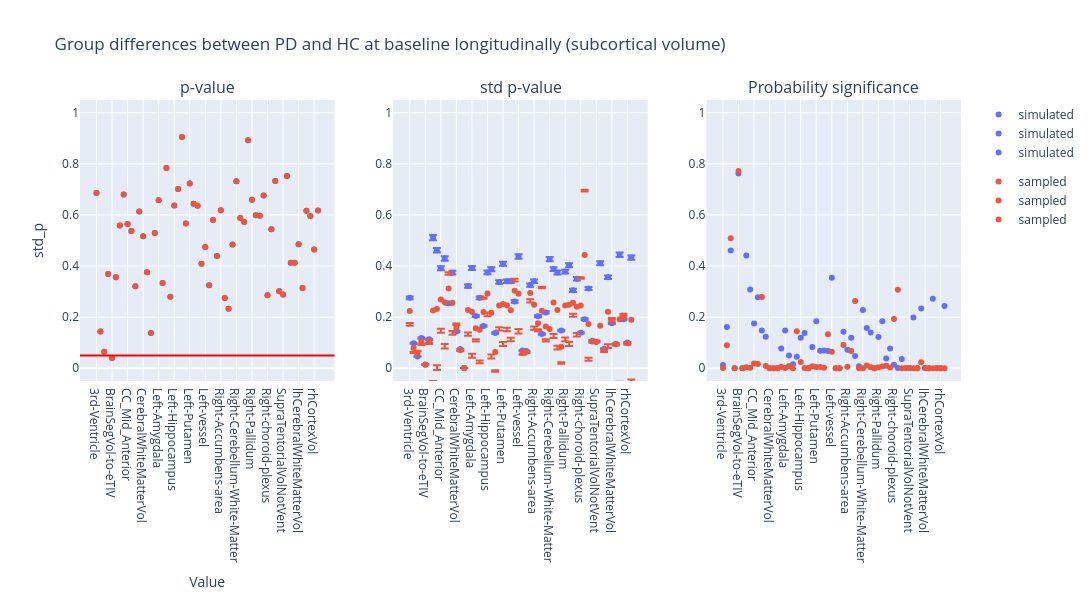

The notebook cell saved with this chart:
### Code cell
plot_dumbbell(
    ancova_longitudinal_subcortical_volume,
    "Group differences between PD and HC at baseline longitudinally (subcortical volume)",
    "group",
)

### Figure 1 — Plotly figure (JSON) as saved in the notebook; plotly's stock layout.template omitted (floating-point values rounded to 4 significant figures)
{"data": [{"hovertemplate": "group=simulated<br>region=%{x}<br>p_value=%{y}<extra></extra>", "legendgroup": "simulated", "marker": {"color": "#636efa", "symbol": "circle"}, "mode": "markers", "name": "simulated", "orientation": "v", "showlegend": true, "type": "scatter", "x": ["3rd-Ventricle", "4th-Ventricle", "Brain-Stem", "BrainSegVol", "BrainSegVol-to-eTIV", "BrainSegVolNotVent", "CC_Anterior", "CC_Central", "CC_Mid_Anterior", "CC_Mid_Posterior", "CC_Posterior", "CSF", "CerebralWhiteMatterVol", "CortexVol", "EstimatedTotalIntraCranialVol", "Left-Accumbens-area", "Left-Amygdala", "Left-Caudate", "Left-Cerebellum-Cortex", "Left-Cerebellum-White-Matter", "Left-Hippocampus", "Left-Inf-Lat-Vent", "Left-Lateral-Ventricle", "Left-Pallidum", "Left-Putamen", "Left-Thalamus", "Left-VentralDC", "Left-choroid-plexus", "Left-vessel", "MaskVol", "MaskVol-to-eTIV", "Optic-Chiasm", "Right-Accumbens-area", "Right-Amygdala", "Right-Caudate", "Right-Cerebellum-Cortex", "Right-Cerebellum-White-Matter", "Right-Hippocampus", "Right-Inf-Lat-Vent", "Right-Lateral-Ventricle", "Right-Pallidum", "Right-Putamen", "Right-Thalamus", "Right-VentralDC", "Right-choroid-plexus", "Right-vessel", "SubCortGrayVol", "SupraTentorialVol", "SupraTentorialVolNotVent", "SurfaceHoles", "TotalGrayVol", "WM-hypointensities", "lhCerebralWhiteMatterVol", "lhCortexVol", "lhSurfaceHoles", "rhCerebralWhiteMatterVol", "rhCortexVol", "rhSurfaceHoles"], "xaxis": "x", "y": [0.686, 0.1441, 0.06452, 0.3687, 0.04043, 0.3562, 0.5584, 0.6804, 0.5644, 0.5368, 0.3213, 0.6134, 0.517, 0.3753, 0.1379, 0.5292, 0.658, 0.3341, 0.7842, 0.2803, 0.6373, 0.7019, 0.9053, 0.5662, 0.7234, 0.6438, 0.6358, 0.4086, 0.4746, 0.3246, 0.5798, 0.4392, 0.6189, 0.2745, 0.2327, 0.4843, 0.7322, 0.5883, 0.5728, 0.8921, 0.6592, 0.5991, 0.5971, 0.6761, 0.2853, 0.5438, 0.7331, 0.3011, 0.2888, 0.7524, 0.4134, 0.4126, 0.4849, 0.3141, 0.6168, 0.5958, 0.4645, 0.6178], "yaxis": "y"}, {"hovertemplate": "group=sampled<br>region=%{x}<br>p_value=%{y}<extra></extra>", "legendgroup": "sampled", "marker": {"color": "#EF553B", "symbol": "circle"}, "mode": "markers", "name": "sampled", "orientation": "v", "showlegend": true, "type": "scatter", "x": ["3rd-Ventricle", "4th-Ventricle", "Brain-Stem", "BrainSegVol", "BrainSegVol-to-eTIV", "BrainSegVolNotVent", "CC_Anterior", "CC_Central", "CC_Mid_Anterior", "CC_Mid_Posterior", "CC_Posterior", "CSF", "CerebralWhiteMatterVol", "CortexVol", "EstimatedTotalIntraCranialVol", "Left-Accumbens-area", "Left-Amygdala", "Left-Caudate", "Left-Cerebellum-Cortex", "Left-Cerebellum-White-Matter", "Left-Hippocampus", "Left-Inf-Lat-Vent", "Left-Lateral-Ventricle", "Left-Pallidum", "Left-Putamen", "Left-Thalamus", "Left-VentralDC", "Left-choroid-plexus", "Left-vessel", "MaskVol", "MaskVol-to-eTIV", "Optic-Chiasm", "Right-Accumbens-area", "Right-Amygdala", "Right-Caudate", "Right-Cerebellum-Cortex", "Right-Cerebellum-White-Matter", "Right-Hippocampus", "Right-Inf-Lat-Vent", "Right-Lateral-Ventricle", "Right-Pallidum", "Right-Putamen", "Right-Thalamus", "Right-VentralDC", "Right-choroid-plexus", "Right-vessel", "SubCortGrayVol", "SupraTentorialVol", "SupraTentorialVolNotVent", "SurfaceHoles", "TotalGrayVol", "WM-hypointensities", "lhCerebralWhiteMatterVol", "lhCortexVol", "lhSurfaceHoles", "rhCerebralWhiteMatterVol", "rhCortexVol", "rhSurfaceHoles"], "xaxis": "x", "y": [0.686, 0.1441, 0.06452, 0.3687, 0.04043, 0.3562, 0.5584, 0.6804, 0.5644, 0.5368, 0.3213, 0.6134, 0.517, 0.3753, 0.1379, 0.5292, 0.658, 0.3341, 0.7842, 0.2803, 0.6373, 0.7019, 0.9053, 0.5662, 0.7234, 0.6438, 0.6358, 0.4086, 0.4746, 0.3246, 0.5798, 0.4392, 0.6189, 0.2745, 0.2327, 0.4843, 0.7322, 0.5883, 0.5728, 0.8921, 0.6592, 0.5991, 0.5971, 0.6761, 0.2853, 0.5438, 0.7331, 0.3011, 0.2888, 0.7524, 0.4134, 0.4126, 0.4849, 0.3141, 0.6168, 0.5958, 0.4645, 0.6178], "yaxis": "y"}, {"error_y": {"array": [0.005373, 0.001911, 0.0008979, 0.002301, 0.0002906, 0.002201, 0.009958, 0.008999, 0.007619, 0.008366, 0.004947, 0.007282, 0.002807, 0.001459, 2.241e-05, 0.006268, 0.007641, 0.003984, 0.005372, 0.003221, 0.007301, 0.007551, 0.002689, 0.006575, 0.007964, 0.006637, 0.006633, 0.005091, 0.008524, 0.001343, 0.001306, 0.006338, 0.006632, 0.003961, 0.002611, 0.004252, 0.008319, 0.007559, 0.007299, 0.002882, 0.007367, 0.007853, 0.005936, 0.006816, 0.002698, 0.003735, 0.006079, 0.002104, 0.001996, 0.008009, 0.001493, 0.006931, 0.003432, 0.001875, 0.008658, 0.003725, 0.001967, 0.008436], "arrayminus": [0.005482, 0.00195, 0.0009161, 0.002347, 0.0002965, 0.002245, 0.01016, 0.009181, 0.007773, 0.008536, 0.005047, 0.007429, 0.002864, 0.001488, 2.287e-05, 0.006395, 0.007796, 0.004065, 0.005481, 0.003286, 0.007449, 0.007704, 0.002743, 0.006708, 0.008125, 0.006771, 0.006767, 0.005194, 0.008696, 0.001371, 0.001333, 0.006466, 0.006766, 0.004041, 0.002664, 0.004338, 0.008487, 0.007712, 0.007447, 0.00294, 0.007516, 0.008012, 0.006056, 0.006954, 0.002752, 0.003811, 0.006202, 0.002146, 0.002037, 0.008171, 0.001524, 0.007072, 0.003501, 0.001913, 0.008833, 0.0038, 0.002007, 0.008606]}, "hovertemplate": "group=simulated<br>region=%{x}<br>std_p=%{y}<extra></extra>", "legendgroup": "simulated", "marker": {"color": "#636efa", "symbol": "circle"}, "mode": "markers", "name": "simulated", "orientation": "v", "showlegend": true, "type": "scatter", "x": ["3rd-Ventricle", "4th-Ventricle", "Brain-Stem", "BrainSegVol", "BrainSegVol-to-eTIV", "BrainSegVolNotVent", "CC_Anterior", "CC_Central", "CC_Mid_Anterior", "CC_Mid_Posterior", "CC_Posterior", "CSF", "CerebralWhiteMatterVol", "CortexVol", "EstimatedTotalIntraCranialVol", "Left-Accumbens-area", "Left-Amygdala", "Left-Caudate", "Left-Cerebellum-Cortex", "Left-Cerebellum-White-Matter", "Left-Hippocampus", "Left-Inf-Lat-Vent", "Left-Lateral-Ventricle", "Left-Pallidum", "Left-Putamen", "Left-Thalamus", "Left-VentralDC", "Left-choroid-plexus", "Left-vessel", "MaskVol", "MaskVol-to-eTIV", "Optic-Chiasm", "Right-Accumbens-area", "Right-Amygdala", "Right-Caudate", "Right-Cerebellum-Cortex", "Right-Cerebellum-White-Matter", "Right-Hippocampus", "Right-Inf-Lat-Vent", "Right-Lateral-Ventricle", "Right-Pallidum", "Right-Putamen", "Right-Thalamus", "Right-VentralDC", "Right-choroid-plexus", "Right-vessel", "SubCortGrayVol", "SupraTentorialVol", "SupraTentorialVolNotVent", "SurfaceHoles", "TotalGrayVol", "WM-hypointensities", "lhCerebralWhiteMatterVol", "lhCortexVol", "lhSurfaceHoles", "rhCerebralWhiteMatterVol", "rhCortexVol", "rhSurfaceHoles"], "xaxis": "x2", "y": [0.2759, 0.09815, 0.0461, 0.1181, 0.01492, 0.113, 0.5113, 0.4621, 0.3912, 0.4296, 0.254, 0.3739, 0.1441, 0.0749, 0.001151, 0.3219, 0.3924, 0.2046, 0.2759, 0.1654, 0.3749, 0.3877, 0.1381, 0.3376, 0.4089, 0.3408, 0.3406, 0.2614, 0.4377, 0.06898, 0.06708, 0.3254, 0.3405, 0.2034, 0.1341, 0.2183, 0.4272, 0.3881, 0.3748, 0.148, 0.3783, 0.4032, 0.3048, 0.35, 0.1385, 0.1918, 0.3122, 0.108, 0.1025, 0.4112, 0.07669, 0.3559, 0.1762, 0.09626, 0.4445, 0.1913, 0.101, 0.4331], "yaxis": "y2"}, {"error_y": {"array": [-0.04678, -0.01658, 0.01143, -0.01009, -0.0006239, -0.00567, -0.2755, -0.2209, -0.1144, -0.1633, 0.06352, -0.1106, 0.01667, -0.002118, 1.619e-05, -0.08783, -0.164, -0.04373, -0.1202, 0.05793, -0.07456, -0.1633, -0.07183, -0.08523, -0.1491, -0.08783, -0.1073, 0.04694, -0.1379, -0.006308, -0.001734, -0.02454, -0.08506, -0.02332, 0.09363, -0.05042, -0.2654, -0.1235, -0.14, -0.06099, -0.1254, -0.1465, -0.04277, -0.1028, 0.1101, 0.2555, -0.1325, -0.0009467, 0.004162, -0.2371, -0.004514, -0.1277, 0.01202, -0.0006078, -0.2445, 0.01281, -0.001354, -0.2346], "arrayminus": [0.05763, 0.02044, -0.009621, 0.01474, 0.001211, 0.01012, 0.2957, 0.2391, 0.1298, 0.1802, -0.05352, 0.1253, -0.011, 0.005065, 2.909e-05, 0.1005, 0.1794, 0.05178, 0.131, -0.05142, 0.08931, 0.1786, 0.07727, 0.09852, 0.1652, 0.1012, 0.1207, -0.03665, 0.1551, 0.009022, 0.004374, 0.03735, 0.09846, 0.03132, -0.08836, 0.05901, 0.2822, 0.1387, 0.1547, 0.06681, 0.1403, 0.1623, 0.05476, 0.1166, -0.1047, -0.248, 0.1447, 0.005196, -0.0001292, 0.2533, 0.007532, 0.1417, -0.005085, 0.004395, 0.262, -0.005281, 0.005328, 0.2516]}, "hovertemplate": "group=sampled<br>region=%{x}<br>std_p=%{y}<extra></extra>", "legendgroup": "sampled", "marker": {"color": "#EF553B", "symbol": "circle"}, "mode": "markers", "name": "sampled", "orientation": "v", "showlegend": true, "type": "scatter", "x": ["3rd-Ventricle", "4th-Ventricle", "Brain-Stem", "BrainSegVol", "BrainSegVol-to-eTIV", "BrainSegVolNotVent", "CC_Anterior", "CC_Central", "CC_Mid_Anterior", "CC_Mid_Posterior", "CC_Posterior", "CSF", "CerebralWhiteMatterVol", "CortexVol", "EstimatedTotalIntraCranialVol", "Left-Accumbens-area", "Left-Amygdala", "Left-Caudate", "Left-Cerebellum-Cortex", "Left-Cerebellum-White-Matter", "Left-Hippocampus", "Left-Inf-Lat-Vent", "Left-Lateral-Ventricle", "Left-Pallidum", "Left-Putamen", "Left-Thalamus", "Left-VentralDC", "Left-choroid-plexus", "Left-vessel", "MaskVol", "MaskVol-to-eTIV", "Optic-Chiasm", "Right-Accumbens-area", "Right-Amygdala", "Right-Caudate", "Right-Cerebellum-Cortex", "Right-Cerebellum-White-Matter", "Right-Hippocampus", "Right-Inf-Lat-Vent", "Right-Lateral-Ventricle", "Right-Pallidum", "Right-Putamen", "Right-Thalamus", "Right-VentralDC", "Right-choroid-plexus", "Right-vessel", "SubCortGrayVol", "SupraTentorialVol", "SupraTentorialVolNotVent", "SurfaceHoles", "TotalGrayVol", "WM-hypointensities", "lhCerebralWhiteMatterVol", "lhCortexVol", "lhSurfaceHoles", "rhCerebralWhiteMatterVol", "rhCortexVol", "rhSurfaceHoles"], "xaxis": "x2", "y": [0.2237, 0.07966, 0.05664, 0.1058, 0.01401, 0.1051, 0.2258, 0.2322, 0.2692, 0.2579, 0.3126, 0.2561, 0.158, 0.07133, 0.001145, 0.2278, 0.2207, 0.1569, 0.1503, 0.2201, 0.293, 0.2169, 0.06353, 0.2458, 0.2519, 0.2463, 0.2266, 0.3033, 0.2912, 0.06133, 0.06404, 0.2946, 0.2489, 0.1761, 0.2251, 0.1636, 0.1534, 0.2571, 0.2275, 0.08409, 0.2455, 0.2489, 0.2561, 0.2403, 0.2459, 0.4436, 0.1736, 0.105, 0.1047, 0.1661, 0.07068, 0.2212, 0.1848, 0.09378, 0.1914, 0.2003, 0.09767, 0.1902], "yaxis": "y2"}, {"hovertemplate": "group=simulated<br>region=%{x}<br>psig=%{y}<extra></extra>", "legendgroup": "simulated", "marker": {"color": "#636efa", "symbol": "circle"}, "mode": "markers", "name": "simulated", "orientation": "v", "showlegend": true, "type": "scatter", "x": ["3rd-Ventricle", "4th-Ventricle", "Brain-Stem", "BrainSegVol", "BrainSegVol-to-eTIV", "BrainSegVolNotVent", "CC_Anterior", "CC_Central", "CC_Mid_Anterior", "CC_Mid_Posterior", "CC_Posterior", "CSF", "CerebralWhiteMatterVol", "CortexVol", "EstimatedTotalIntraCranialVol", "Left-Accumbens-area", "Left-Amygdala", "Left-Caudate", "Left-Cerebellum-Cortex", "Left-Cerebellum-White-Matter", "Left-Hippocampus", "Left-Inf-Lat-Vent", "Left-Lateral-Ventricle", "Left-Pallidum", "Left-Putamen", "Left-Thalamus", "Left-VentralDC", "Left-choroid-plexus", "Left-vessel", "MaskVol", "MaskVol-to-eTIV", "Optic-Chiasm", "Right-Accumbens-area", "Right-Amygdala", "Right-Caudate", "Right-Cerebellum-Cortex", "Right-Cerebellum-White-Matter", "Right-Hippocampus", "Right-Inf-Lat-Vent", "Right-Lateral-Ventricle", "Right-Pallidum", "Right-Putamen", "Right-Thalamus", "Right-VentralDC", "Right-choroid-plexus", "Right-vessel", "SubCortGrayVol", "SupraTentorialVol", "SupraTentorialVolNotVent", "SurfaceHoles", "TotalGrayVol", "WM-hypointensities", "lhCerebralWhiteMatterVol", "lhCortexVol", "lhSurfaceHoles", "rhCerebralWhiteMatterVol", "rhCortexVol", "rhSurfaceHoles"], "xaxis": "x3", "y": [0.01256, 0.161, 0.4605, 8.058e-05, 0.7621, 7.184e-05, 0.4416, 0.308, 0.1751, 0.2775, 0.1482, 0.1235, 7.488e-06, 1.593e-10, 0.0, 0.07702, 0.1475, 0.04992, 0.01557, 0.04453, 0.1194, 0.1377, 1.289e-05, 0.08324, 0.1838, 0.06816, 0.06911, 0.06713, 0.3547, 4.196e-09, 6.609e-27, 0.1427, 0.07219, 0.1189, 0.04789, 0.007275, 0.2284, 0.1579, 0.1398, 2.293e-05, 0.1218, 0.1838, 0.03813, 0.07686, 0.01338, 0.0006211, 0.03594, 0.0006478, 0.0006317, 0.1982, 4.054e-12, 0.2341, 0.0006391, 5.436e-05, 0.2717, 0.0002569, 3.87e-09, 0.2436], "yaxis": "y3"}, {"hovertemplate": "group=sampled<br>region=%{x}<br>psig=%{y}<extra></extra>", "legendgroup": "sampled", "marker": {"color": "#EF553B", "symbol": "circle"}, "mode": "markers", "name": "sampled", "orientation": "v", "showlegend": true, "type": "scatter", "x": ["3rd-Ventricle", "4th-Ventricle", "Brain-Stem", "BrainSegVol", "BrainSegVol-to-eTIV", "BrainSegVolNotVent", "CC_Anterior", "CC_Central", "CC_Mid_Anterior", "CC_Mid_Posterior", "CC_Posterior", "CSF", "CerebralWhiteMatterVol", "CortexVol", "EstimatedTotalIntraCranialVol", "Left-Accumbens-area", "Left-Amygdala", "Left-Caudate", "Left-Cerebellum-Cortex", "Left-Cerebellum-White-Matter", "Left-Hippocampus", "Left-Inf-Lat-Vent", "Left-Lateral-Ventricle", "Left-Pallidum", "Left-Putamen", "Left-Thalamus", "Left-VentralDC", "Left-choroid-plexus", "Left-vessel", "MaskVol", "MaskVol-to-eTIV", "Optic-Chiasm", "Right-Accumbens-area", "Right-Amygdala", "Right-Caudate", "Right-Cerebellum-Cortex", "Right-Cerebellum-White-Matter", "Right-Hippocampus", "Right-Inf-Lat-Vent", "Right-Lateral-Ventricle", "Right-Pallidum", "Right-Putamen", "Right-Thalamus", "Right-VentralDC", "Right-choroid-plexus", "Right-vessel", "SubCortGrayVol", "SupraTentorialVol", "SupraTentorialVolNotVent", "SurfaceHoles", "TotalGrayVol", "WM-hypointensities", "lhCerebralWhiteMatterVol", "lhCortexVol", "lhSurfaceHoles", "rhCerebralWhiteMatterVol", "rhCortexVol", "rhSurfaceHoles"], "xaxis": "x3", "y": [0.001194, 0.08979, 0.509, 9.979e-06, 0.7719, 1.913e-05, 0.003765, 0.001968, 0.01836, 0.01643, 0.2789, 0.008287, 4.863e-05, 1.813e-11, 0.0, 0.005881, 0.001131, 0.008758, 5.358e-07, 0.1445, 0.02399, 0.0007422, 2.171e-23, 0.008172, 0.004921, 0.004632, 0.001848, 0.1327, 0.06453, 3.751e-11, 2.164e-29, 0.09134, 0.006011, 0.06714, 0.2631, 0.0002195, 6.018e-07, 0.01028, 0.003474, 6.177e-15, 0.004138, 0.006953, 0.009285, 0.00304, 0.1931, 0.3071, 1.327e-05, 0.0004455, 0.0008199, 5.18e-06, 4.998e-14, 0.0237, 0.001191, 3.408e-05, 0.0001947, 0.0005213, 1.095e-09, 0.0001728], "yaxis": "y3"}], "layout": {"annotations": [{"font": {"size": 16}, "showarrow": false, "text": "p-value", "x": 0.1444, "xanchor": "center", "xref": "paper", "y": 1, "yanchor": "bottom", "yref": "paper"}, {"font": {"size": 16}, "showarrow": false, "text": "std p-value", "x": 0.5, "xanchor": "center", "xref": "paper", "y": 1, "yanchor": "bottom", "yref": "paper"}, {"font": {"size": 16}, "showarrow": false, "text": "Probability significance", "x": 0.8556, "xanchor": "center", "xref": "paper", "y": 1, "yanchor": "bottom", "yref": "paper"}], "height": 600, "hovermode": "closest", "shapes": [{"line": {"color": "red", "width": 2}, "type": "line", "x0": 0, "x1": 1, "xref": "x domain", "y0": 0.05, "y1": 0.05, "yref": "y"}], "title": {"text": "Group differences between PD and HC at baseline longitudinally (subcortical volume)"}, "width": 1400, "xaxis": {"anchor": "y", "domain": [0, 0.2889], "title": {"text": "Value"}}, "xaxis2": {"anchor": "y2", "domain": [0.3556, 0.6444]}, "xaxis3": {"anchor": "y3", "domain": [0.7111, 1]}, "yaxis": {"anchor": "x", "domain": [0, 1], "range": [-0.05, 1.05], "title": {"text": "std_p"}}, "yaxis2": {"anchor": "x2", "domain": [0, 1], "range": [-0.05, 1.05]}, "yaxis3": {"anchor": "x3", "domain": [0, 1], "range": [-0.05, 1.05]}}}
